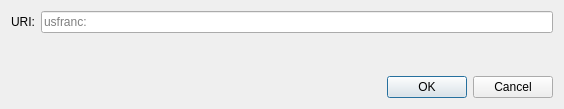
<?xml version="1.0" encoding="UTF-8"?>
<ui version="4.0">
 <class>OpenURIDialog</class>
 <widget class="QDialog" name="OpenURIDialog">
  <property name="geometry">
   <rect>
    <x>0</x>
    <y>0</y>
    <width>564</width>
    <height>109</height>
   </rect>
  </property>
  <property name="windowTitle">
   <string>Open usfranc URI</string>
  </property>
  <layout class="QVBoxLayout" name="verticalLayout">
   <item>
    <layout class="QHBoxLayout" name="horizontalLayout">
     <item>
      <widget class="QLabel" name="label">
       <property name="text">
        <string>URI:</string>
       </property>
      </widget>
     </item>
     <item>
      <widget class="QValidatedLineEdit" name="uriEdit">
       <property name="placeholderText">
        <string notr="true">usfranc:</string>
       </property>
      </widget>
     </item>
    </layout>
   </item>
   <item>
    <spacer name="verticalSpacer">
     <property name="orientation">
      <enum>Qt::Vertical</enum>
     </property>
     <property name="sizeHint" stdset="0">
      <size>
       <width>20</width>
       <height>40</height>
      </size>
     </property>
    </spacer>
   </item>
   <item>
    <widget class="QDialogButtonBox" name="buttonBox">
     <property name="orientation">
      <enum>Qt::Horizontal</enum>
     </property>
     <property name="standardButtons">
      <set>QDialogButtonBox::Cancel|QDialogButtonBox::Ok</set>
     </property>
    </widget>
   </item>
  </layout>
 </widget>
 <customwidgets>
  <customwidget>
   <class>QValidatedLineEdit</class>
   <extends>QLineEdit</extends>
   <header>qt/qvalidatedlineedit.h</header>
  </customwidget>
 </customwidgets>
 <resources/>
 <connections>
  <connection>
   <sender>buttonBox</sender>
   <signal>accepted()</signal>
   <receiver>OpenURIDialog</receiver>
   <slot>accept()</slot>
   <hints>
    <hint type="sourcelabel">
     <x>248</x>
     <y>254</y>
    </hint>
    <hint type="destinationlabel">
     <x>157</x>
     <y>274</y>
    </hint>
   </hints>
  </connection>
  <connection>
   <sender>buttonBox</sender>
   <signal>rejected()</signal>
   <receiver>OpenURIDialog</receiver>
   <slot>reject()</slot>
   <hints>
    <hint type="sourcelabel">
     <x>316</x>
     <y>260</y>
    </hint>
    <hint type="destinationlabel">
     <x>286</x>
     <y>274</y>
    </hint>
   </hints>
  </connection>
 </connections>
</ui>
